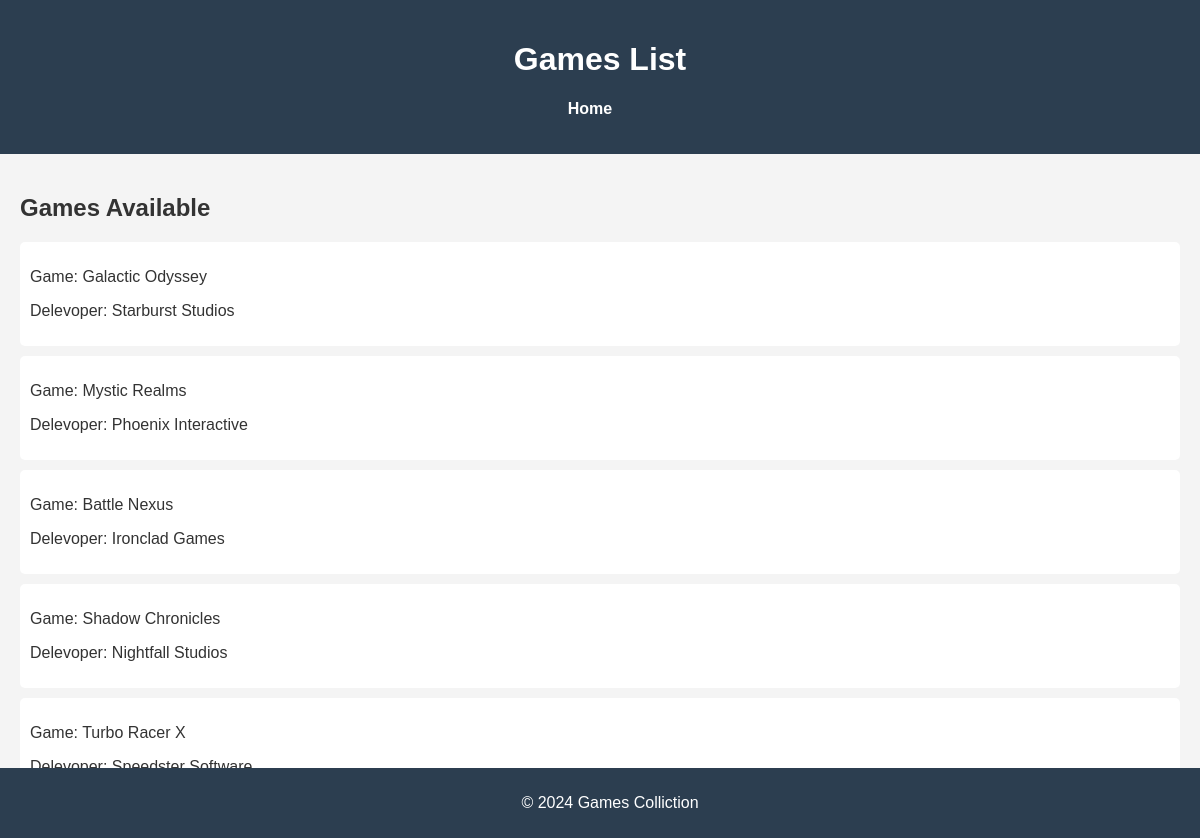
/games/, run on the app's committed database.
### myapp/models.py (models this page shows, shortened)
class Game(models.Model):
    title = models.CharField(max_length=200)
    delevoper = models.ForeignKey(Developer, on_delete=models.CASCADE)

class Developer(models.Model):
    name = models.CharField(max_length=100)
    def __str__(self):
        return self.name

### myapp/views.py (the view)
# urls.py: path('games/', views.list_games, name='list_games'),
def list_games(request):
    games = Game.objects.all()
    return render(request, 'list_games.html', {'games': games})

### myapp/templates/list_games.html (shortened to what this page needs)
{% load static %}
<!DOCTYPE html>
<html lang="en">
<head>
    <link rel="stylesheet" href="{% static 'css/styles.css' %}">
</head>
<body>
    <header>
        <h1>Games List</h1>
        <nav>
            <ul>
                <li><a href="{% url 'home' %}">Home</a></li>
            </ul>
        </nav>
    </header>
    <section class="games">
        <h2>Games Available</h2>
        <ul>
            {% for game in games %}
                <li>
                    <p>Game: {{ game.title }}</p>
                    <p>Delevoper: {{ game.delevoper }}</p>
                </li>
            {% endfor %}
        </ul>
    </section>
    <footer>
        <p>&copy; 2024 Games Colliction</p>
    </footer>
</body>
</html>

### static/css/styles.css (style rules this page uses)
body { font-family: Arial, sans-serif; background-color: #f4f4f4; color: #333; margin: 0; padding: 0; }
header { background-color: #2c3e50; color: white; padding: 20px; text-align: center; }
nav ul { list-style-type: none; padding: 0; }
nav ul li { display: inline; margin-right: 20px; }
nav ul li a { color: white; text-decoration: none; font-weight: bold; }
section { padding: 20px; }
.games ul { list-style-type: none; padding: 0; }
.games ul li { background-color: white; margin: 10px 0; padding: 10px; border-radius: 5px; }
footer { background-color: #2c3e50; color: white; padding: 10px; text-align: center; position: fixed; width: 100%; bottom: 0; }

### data on the page
Game: title "Galactic Odyssey", delevoper "Starburst Studios"
Game: title "Mystic Realms", delevoper "Phoenix Interactive"
Game: title "Battle Nexus", delevoper "Ironclad Games"
Game: title "Shadow Chronicles", delevoper "Nightfall Studios"
Game: title "Turbo Racer X", delevoper "Speedster Software"
